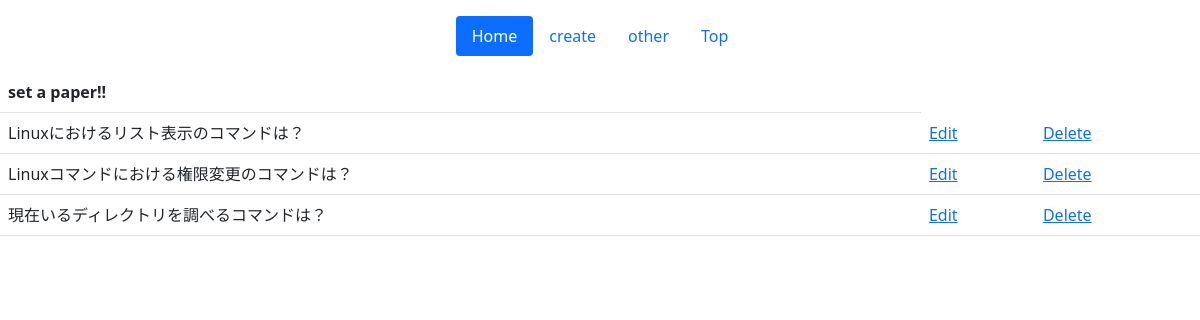
/posts/, run on an earlier commit of the app's database.
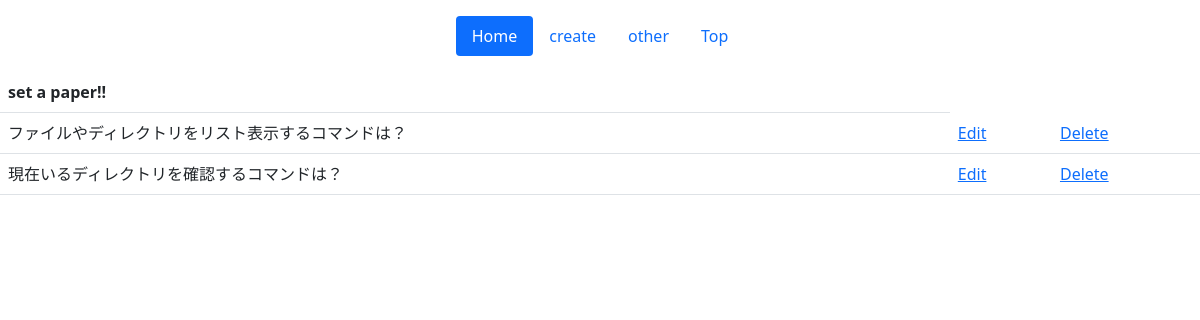
And on a later commit of the database.
### posts/models.py (models this page shows)
class Post(models.Model):
    day = models.DateField(verbose_name='日付', default=timezone.now)
    pulldown = models.CharField(verbose_name='ジャンル',choices=CHOICES,max_length=10)
    text = models.TextField(verbose_name='問題内容', max_length=200)
    answer = models.TextField(verbose_name='問題の答え', max_length=200)
    created_at = models.DateTimeField(verbose_name='通知日時', default=timezone.now)
    def __str__(self):
        return self.text

### posts/views.py (the view)
# urls.py: path("", login_required(index_view), name="index"),
def index(request):
    data = Post.objects.all()
    params = {
        'data': data,
    }
    return render(request, 'posts/index.html', params)

### posts/templates/posts/index.html (shortened to what this page needs)
{% extends 'posts/base.html' %}
{% block contents %}
  <table class="table">
       <tr>
           <th>set a paper!!</th>
       </tr>
   {% for item in data %}
       <tr>
          <td>{{item}}</td>
          <td><a href="{% url 'edit' item.id %}">Edit</a></td>
          <td><a href="{% url 'delete' item.id %}">Delete</a></td>
       </tr>
    {% endfor %}
  </table>
{% endblock %}

What changed in the data, as far as the page shows it:
removed Post: text "Linuxにおけるリスト表示のコマンドは？"
removed Post: text "Linuxコマンドにおける権限変更のコマンドは？"
removed Post: text "現在いるディレクトリを調べるコマンドは？"
added Post: text "ファイルやディレクトリをリスト表示するコマンドは？"
added Post: text "現在いるディレクトリを確認するコマンドは？"
